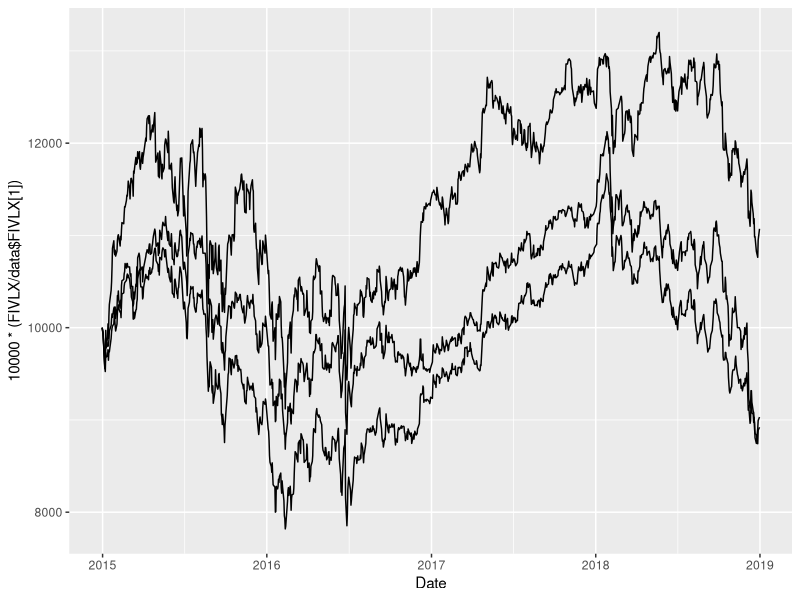
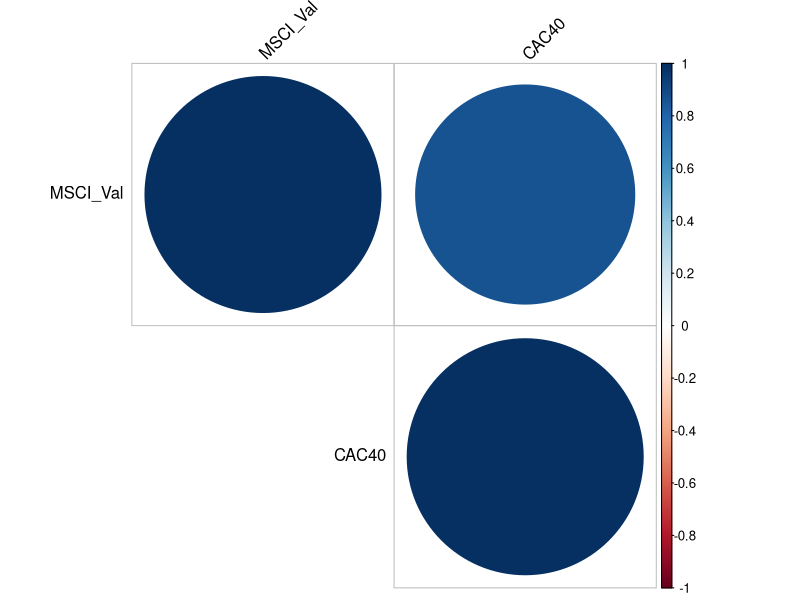

The R source for these figures, in order:
library(dplyr)
library(tidyr)
library(magrittr)
library(ggplot2)

#load data
FIVLX <- read.table("FIVLX.csv", 
                    header = TRUE, sep = ",")
MSCI_EAFE_Val <- readxl::read_excel("msci_eafe_val.xls",
                            skip = 6)
CAC40 <- read.csv("CAC40.csv", 
                    header = TRUE, sep = ",")

MSCI_EAFE_Val$Date <- as.Date(MSCI_EAFE_Val$Date, "%Y-%m-%d")
FIVLX$Date<- as.Date(FIVLX$Date, "%Y-%m-%d")
CAC40$Date<- as.Date(CAC40$Date, "%Y-%m-%d")
FIVLX %<>% select(Date, Close) %>% rename(FIVLX=Close)
CAC40 %<>% select(Date, Close) %>% rename(CAC40=Close)

#merge price data by date
data <- merge( FIVLX, MSCI_EAFE_Val, by = "Date")
data <- merge( data, CAC40, by = "Date")
data <- rename(data, MSCI_Val=`EAFE VALUE Standard (Large+Mid Cap) Value`)
data$CAC40 <- as.numeric(as.character(data$CAC40))#??????

#calculate log return
MSCI_Val_return <- diff(log(data$MSCI_Va), differences=1)
FIVLX_return <- diff(log(data$FIVLX), differences=1)
CAC40_return <- diff(log(data$CAC40), differences=1)
log_return <- data.frame(cbind(MSCI_Val_return,FIVLX_return, CAC40_return))
log_return <- cbind(data$Date[2:length(data$Date)],log_return)
log_return %<>% rename(Date=`data$Date[2:length(data$Date)]`)

#---------------------------------------------------
#visualization
ggplot(data)+
  geom_line(aes(x=Date, y=10000*(FIVLX/data$FIVLX[1])))+
  geom_line(aes(x=Date, y=10000*(MSCI_Val/data$MSCI_Val[1])))+
  geom_line(aes(x=Date, y=10000*(CAC40/data$CAC40[1])))
  
COR <- cor(data[-c(1,2)])
corrplot::corrplot(COR, type = "upper", order = "hclust", 
                   tl.col = "black", tl.srt = 45)

#---------------------------------------------------
#linear regression

fit1 <- lm(FIVLX_return~MSCI_Val_return+CAC40_return ,data = log_return)
summary(fit1)




# # plot(FIVLX$Close, type = 'l', xlab = '', ylab = '')
# # FIVLX_1year <- filter(FIVLX, Date>='2018-10-07')
# # plot(FIVLX_1year$Date, FIVLX_1year$Close, type = 'l', xlab = '', ylab = '')
# 
# # a1 <- ts(data$Close)
# # a2 <- SMA(a1,5)
# # a3 <- ts(data$`EAFE VALUE Standard (Large+Mid Cap) Value`)
# # a4 <- SMA(a3,5)
# # plot(a2, type = 'l', color="red", xlab = '', ylab = '')
# # par(new=TRUE)
# # plot(a4, type = 'l', xlab = '', ylab = '')
# 
# 
# 
# 
# #-----------------------------------------------------------------------------
# data %<>% mutate(year=year(Date), month= month(Date))
# rolling_mean <- rollify(mean, window = 5)
# rolling_sd <- rollify(sd, window = 5)
# data %<>% mutate(rollingz_FIVLX=(Close-rolling_mean(Close))/rolling_sd(Close))
# data %<>% mutate(rollingz_msci=(`EAFE VALUE Standard (Large+Mid Cap) Value`-rolling_mean(`EAFE VALUE Standard (Large+Mid Cap) Value`))/rolling_sd(`EAFE VALUE Standard (Large+Mid Cap) Value`))
# #moving z score
# plot(data$rollingz_FIVLX[1078:1258], type = 'l', xlab="",ylab="",pch=0, col="red", ylim=c(-2,2))
# par(new=TRUE)
# plot(data$rollingz_msci[1078:1258], type= 'l', xlab=" ",ylab=" NAV (red) and benchmark (blue)",
#      col="blue", ylim=c(-2,2))
# 
# ggplot(data)+geom_line(aes(x=1:length(rollingz_FIVLX), y=rollingz_FIVLX))
# 
# ggplot(data)+
#   geom_line(aes(x=1:length(rollingz_FIVLX), y=rollingz_FIVLX),color="#CC79A7")+
#   geom_line(aes(x=1:length(rollingz_FIVLX), y=rollingz_msci), color="#000000")
# 
# rollingz_FIVLX_180 <- data$rollingz_FIVLX[1079:1258]
# rollingz_msci_180 <- data$rollingz_msci[1079:1258]
# rollingz_180 <- data.frame(cbind(rollingz_FIVLX_180, rollingz_msci_180))
# ggplot(rollingz_180)+
#   geom_line(aes(x=1:180, y=rollingz_FIVLX_180),color="#CC79A7")+
#   geom_line(aes(x=1:180, y=rollingz_msci_180), color="#000000")
# 
# rollingz_FIVLX_30 <- data$rollingz_FIVLX[1229:1258]
# rollingz_msci_30 <- data$rollingz_msci[1229:1258]
# rollingz_30 <- data.frame(cbind(rollingz_FIVLX_30, rollingz_msci_30))
# ggplot(rollingz_30)+
#   geom_line(aes(x=1:30, y=rollingz_FIVLX_30),color="#CC79A7")+
#   geom_line(aes(x=1:30, y=rollingz_msci_30), color="#000000")
# 
# 
# 
# #monthly volitility
# sigma <- data %>% group_by(year, month)  %>% 
#   mutate(v_FIVLX=sd(Close), v_msci=sd(`EAFE VALUE Standard (Large+Mid Cap) Value`)) %>%
#   select(year, month, v_FIVLX, v_msci) %>%
#   distinct()
# 
# fit <- lm(formula= data$Close~ log(data$`EAFE VALUE Standard (Large+Mid Cap) Value`))
# display(fit)
# 
# 
# 
# 
# #----------------------------------
# library(forecast)
# index <- ts(data$MSCI_Val, frequency = 1)
# plot(index)
# acf(index)
# index_diff <- diff(index, differences=1)
# acf(index_diff)
# pacf(index_diff)
# fit1 <- Arima(index_diff,order = c(4,1,4))
# plot(residuals(fit1))
# acf(residuals(fit1))
# 
# 
# auto.arima(index)
# arima_index <- arima(index, order = c(4,1,2))
# plot(residuals(arima_index))
# nav <- ts(data$Close)
# auto.arima(nav)
# arima_nav <- arima(nav, order = c(0,1,1))
# plot(residuals(arima_nav))
# 
# 
# 
# #-------------------------------------------------
# index_return <- diff(log(data$MSCI_Va), differences=1)
# nav_return <- diff(log(data$Adj.Close), differences=1)
# index_return <- ts(index_return, frequency = 1)
# nav_return <-ts(nav_return, frequency = 1)
# hist(index_return)
# hist(nav_return)
# qqnorm(index_return)
# ks.test(index_return) 
# shapiro.test(index_return)
# adf(index_return)
# # plot(nav_return, type = "l")
# # plot(index_return)
# # 
# # 
# # ggplot()+
# #   geom_line(aes(x=1:1258, y=10000*data$Close/8.59), color="gray")
# #   
# 
# auto.arima(index_return)
# 
# acf(index_return)
# pacf(index_return)
# 
# acf(nav_return)
# pacf(nav_return)
# 
# 
# fit2 <- arima(index_return, c(0,0,1))
# auto.arima(nav_return)
# arma(index_return, order = c(0,1))
# 
# #----------------------------------------------
# index_return1 <- index_return[1:1008]
# auto.arima(index_return1)
# fit1 <- arima(index_return1, order = c(0,0,1))
# #fcfgy=forecast()
# y <- predict(fit1, n.ahead = 249)
# pracma::Norm((nav_return[1009:1257]-y$pred), p = 2)
# 
# #------------------------------------------------
# #test for weak stationarity
# adf.test(nav_return)
# adf.test(nav_return)
# 
# the_fit <- lm(nav_return~index_return)
# plot(residuals(the_fit), type = "l")
# qqnorm(residuals(the_fit))
# car::qqPlot(residuals(the_fit),id=F)
# 
# 
# #dynamic time warp
# ## Find the best match with the canonical recursion formula
# library(dtw)
# alignment<-dtw(nav_return, index_return,keep=TRUE)
# ## Display the warping curve, i.e. the alignment curve
# plot(alignment,type="threeway")
# plot(alignment$index1,alignment$index2,main="Warping function")
# 
# 
# #----------------------------------------------------------
# CAC40 <- readxl::read_excel("/Users/tsuyu/Downloads/fidelity/historyIndex.xls",
#                                     skip = 6)



